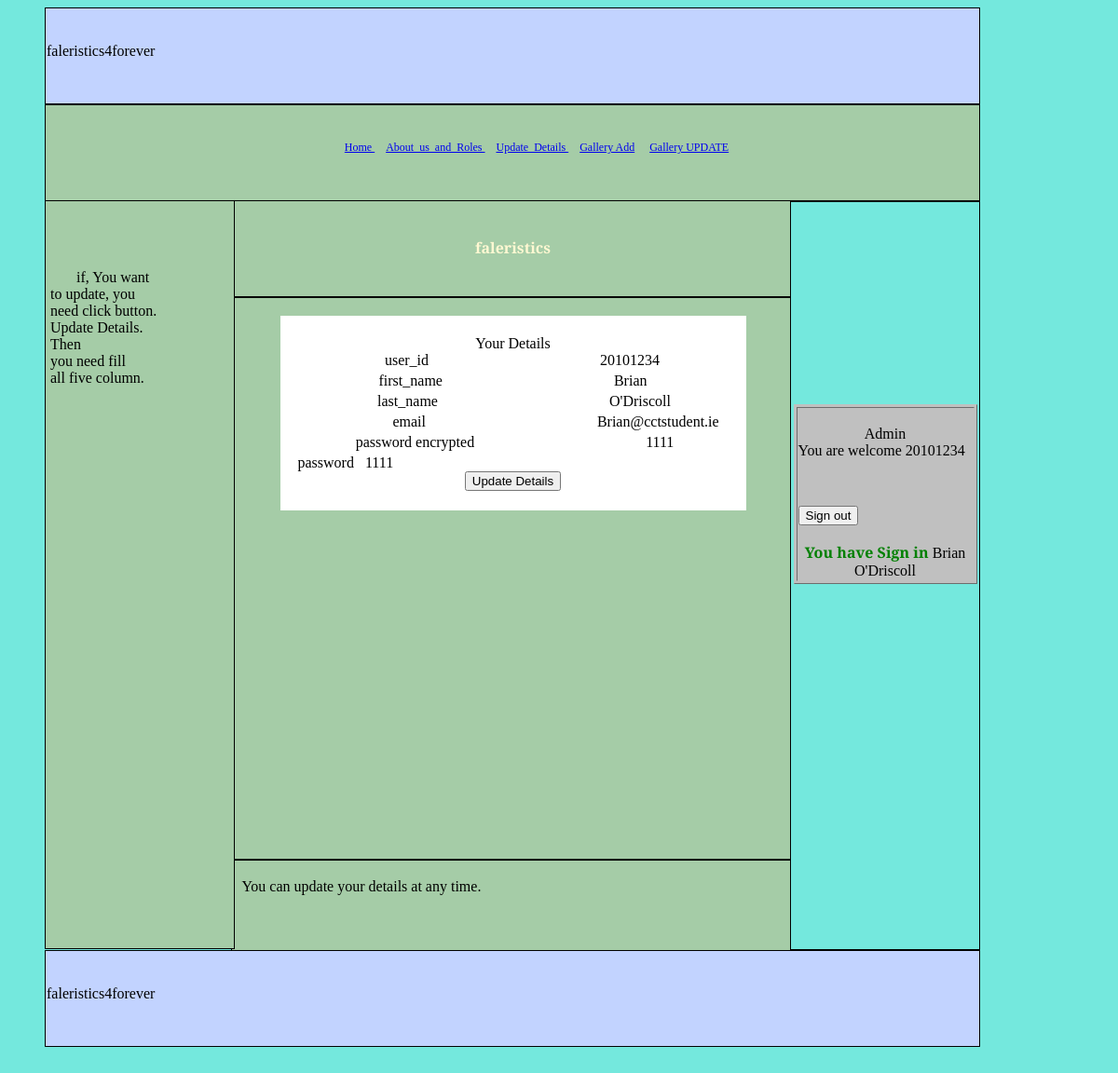
Page /Update_Details.php (signed in) on the committed database.
### tables this page shows
CREATE TABLE `Students` (
  `student_id` varchar(10) NOT NULL,
  `first_name` varchar(50) NOT NULL,
  `last_name` varchar(50) NOT NULL,
  `email` varchar(100) NOT NULL,
  `password` varchar(500) NOT NULL,
  `admin` tinyint(4) NOT NULL
);

### Update_Details.php (the view, shortened to what this page needs)
<!DOCTYPE html>
<html>
	<head>
    </head>
			<body bgcolor="#74E8DD">
						<div id="header" style="border-style: solid; border-width: 1px; padding-left: 1px; padding-right:
						1px; padding-top: 1px; padding-bottom: 1px"><br>
	&nbsp;&nbsp; <marquee> faleristics4forever </marquee><br>
						</div>
<div id="horizontal_menu" style="border-style: solid; border-width: 1px; padding-left: 1px; padding-right: 1px;
 padding-top: 1px; padding-bottom: 1px">
				<nav>
				<br>
				<div align="center">
					<ul>
						&nbsp;&nbsp; <li class="s"><a href="index.php"><font style="font-size:12px"> Home </font></a></li>
						&nbsp;&nbsp; <li class="s"><a href="About_us_and_Roles.php">
						<font style="font-size:12px"> About_us_and_Roles </font></a></li>
						<?php
					if(isset($_SESSION["lg"])  &&  $_SESSION["fg"]=="0"){
						echo '
					    &nbsp;&nbsp;  <li class="s"><a href="Update_Details.php">
						<font style="font-size:12px"> Update_Details </font></a></li>
						&nbsp;&nbsp;  <li class="s"><a href="Gallery.php">
						<font style="font-size:12px"> Gallery </font></a></li>
						';
						}
					else if(isset($_SESSION["lg"])  &&  $_SESSION["fg"]=="1"){
						echo '
					    &nbsp;&nbsp;  <li class="s"><a href="Update_Details.php">
						<font style="font-size:12px"> Update_Details </font></a></li>
						&nbsp;&nbsp;  <li class="s"><a href="Gallery.php">
                        <font style="font-size:12px"> Gallery Add</font></a></li>
						&nbsp;&nbsp;  <li class="s"><a href="Gallery2.php">
                        <font style="font-size:12px"> Gallery UPDATE </font></a></li>
						';
						}
                      else{
							echo '&nbsp;&nbsp;  <li class="s"><a href="Gallery.php">
						<font style="font-size:12px"> Gallery </font></a></li> ';
                        }
					?>
					</ul>
					</div>
	</nav>
			</div>
			<div id="side_bar_1" style="border-style: solid; border-width: 1px; padding-left: 1px;
			padding-right: 1px; padding-top: 1px; padding-bottom: 1px">
			<br><br><br><br>
			&nbsp;&nbsp; <font style="font-size: 12pt">
			&nbsp;&nbsp;&nbsp;&nbsp;&nbsp;if, You want <br>&nbsp;to update, you&nbsp;
			<br>&nbsp;need click button. <br>&nbsp;Update Details.&nbsp;
			<br>&nbsp;Then <br>
			&nbsp;you need fill <br>&nbsp;all five column. </font> <br>
			</div>
			<div id="Bofore_Content" style="border-style: solid; border-width: 1px; padding-left: 1px;
			padding-right: 1px; padding-top: 1px; padding-bottom: 1px">
							<p align="center"><b><font color ="#FFF8D2"><br> faleristics
				</font></b></p></div>
				<div id="section" style="border-style: solid; border-width: 1px; padding-left: 1px;
				padding-right: 1px; padding-top: 1px; padding-bottom: 1px">
				<br>
<table width="500" height="100" bgcolor="#FFFFFF" style="border-color: #C0C0C0" align="center">
<tr><td>
<form method="POST" action="Update_Details.php">
<?php
if(isset($_SESSION["lg"]) || isset($_SESSION["lj"]) || isset($_SESSION["fg"]))
{
	try{
		$dbConnection = new
PDO('mysql:dbname='.DB_DATABASE.';host='.DB_HOST.';charset=utf8', DB_USER, DB_PASSWORD);
		$dbConnection->setAttribute(PDO::ATTR_EMULATE_PREPARES, false);
		$dbConnection->setAttribute(PDO::ATTR_ERRMODE, PDO::ERRMODE_EXCEPTION);
	} catch (PDOException $e) {echo 'Connection failed: ' . $e->getMessage();}
$ddd=$_SESSION["lj"];
		{$sqlj = "SELECT * FROM Students WHERE student_id = '$ddd'";}
$items = $dbConnection->prepare("$sqlj");
$items->execute();
$rowg[0]="&nbsp;&nbsp;&nbsp;&nbsp;&nbsp;user_id";
$rowg[1]="first_name";
$rowg[2]="&nbsp;&nbsp;&nbsp;&nbsp;&nbsp;&nbsp;last_name";
$rowg[3]="&nbsp;&nbsp;&nbsp;&nbsp;&nbsp;&nbsp;&nbsp;&nbsp;&nbsp;&nbsp;&nbsp;&nbsp;&nbsp;&nbsp;
&nbsp;&nbsp;&nbsp;&nbsp;&nbsp;&nbsp;&nbsp;&nbsp;email";
$rowg[4]="&nbsp;password encrypted";
$rowg[5]="admin";
echo '<br>';
echo '<div align="center"><font color ="black" style="font-size: 12pt"> Your Details </div>';
foreach ($items as $row)
{
for($u=0; $u<5; $u++)
{
echo '<div align="center"><font color ="black" style="font-size: 12pt">' .$rowg[$u].
"&nbsp;&nbsp;&nbsp;&nbsp;&nbsp;&nbsp;&nbsp;&nbsp;&nbsp;&nbsp;&nbsp;&nbsp;&nbsp;&nbsp;
&nbsp;&nbsp;&nbsp;&nbsp;&nbsp;&nbsp;&nbsp;&nbsp;&nbsp;&nbsp;&nbsp;&nbsp;&nbsp;&nbsp;&nbsp;&nbsp;&nbsp;&nbsp;&nbsp;&nbsp;&nbsp;&nbsp;
&nbsp;&nbsp;&nbsp;&nbsp;&nbsp;&nbsp;&nbsp;&nbsp;"
 .$row[$u]."</font></div></td></tr><tr><td>";
}
}
echo "&nbsp;&nbsp;&nbsp;&nbsp;password &nbsp;&nbsp;".$_SESSION["lgr"];
echo '<br>';
if (!isset($_SESSION["lghj"]) || $_SESSION["lghj"]!="Update_Details"){
echo '<div align="center"><form method="POST" action="Update_Details.php">
<input type="submit" name="Update Details" value="Update Details"></input>
</form></div><br>';
}
}
?>
</td></tr>
</table>
			</div>
	   <div id="After_Content" style="border-style: solid; border-width: 1px; padding-left: 1px; padding-right: 1px;
	   padding-top: 1px; padding-bottom: 1px">
	   		<br>
			&nbsp;<font style="font-size: 12pt"> You can update your details at any time. </font>
	   </div>
        <div id="side_bar_2" style="border-style: solid; border-width: 1px; padding-left: 1px; padding-right: 1px;
		padding-top: 1px; padding-bottom: 1px">
		<br><br><br><br><br><br><br><br><br><br><br><br>
		<table width="197" height="150" border="1" bgcolor="#C0C0C0" style="border-color: #C0C0C0" align="center">
		<tr> <td>
		<br>
		<form method="POST" action="Update_Details.php">
<?php
if(isset($_SESSION["lg"]) && isset($_SESSION["lj"]))
{
echo '<div align="center">
<font color green style="font-size:12pt">';if($_SESSION["fg"]=="1"){echo "Admin <br>";}else{echo "USER <br>";}
echo "</font></div>";
echo "You are welcome ";
echo $_SESSION["lj"]. " <br> ";
}
?>
<p>&nbsp;</p>
</form>
<?php
if(isset($_SESSION["lg"]))
{
echo
'<form method="POST" action="index.php">
<input type="submit" name="Sign out" value="Sign out"></input>
</form>';
}
?>
<br>
<?php
function You_have_Sign_in(){
echo '<b><font color ="green"> You have Sign in </font></b>';
}
if(isset($_SESSION["lg"]))
{
 echo '<div align="center">';
 You_have_Sign_in();
 echo $_SESSION["lg"]. " <br> ";
}
		?>
</td></tr>
</table>
		</div>
						<div id="footer" style="border-style: solid; border-width: 1px; padding-left: 1px; padding-right:
						1px; padding-top: 1px; padding-bottom: 1px"><br>
	&nbsp;&nbsp; <marquee> faleristics4forever </marquee><br>
						</div>
			<br><br>
			</body>
</html>

### Update_Details.php (style rules this page uses)
#header { background-color : #C2D3FF;  border:1px solid red; width:1000px; height:100px; color:black;  text-align:center; margin-left: 40px; margin-right:40px; }
#horizontal_menu { background-color : #A5CCA7;  border:1px solid red; width:1000px; height:100px; color:black;  text-align:center; margin-left: 40px; margin-right:40px; }
#side_bar_1 { background-color : #A5CCA7;  border:1px solid red; width:200px; height:800px; color:black;  text-align:center; float:left; margin-top: -1px; margin-left: 40px; }
#Bofore_Content { background-color : #A5CCA7;  border:1px solid red; width:599px; height:100px; color:black;  text-align:center; margin-left: 240px; margin-top: -1px; float:center; }
li.s { display: inline; }
#section { background-color : #A5CCA7;  border:1px solid red; width:599px; height:600px; color:black;  float:center; margin-left: 240px; margin-right:139px; }
#side_bar_2 { background-color : #74E8DD;  border:1px solid red; width:200px; height:800px; color:black;  text-align:center float:right; margin-left: 840px; margin-top: -811px; margin-right:39px; }
#After_Content { background-color : #A5CCA7;  border:1px solid red; width:599px; height:100px; color:black;  text-align:center; margin-left: 240px; float:center; }
#footer { background-color : #C2D3FF;  border:1px solid red; width:1000px; height:100px; color:black;  text-align:center; margin-left: 40px; margin-right:40px; }
body { font-family: 'Alegreya SC'; }

### rows in the picture
students: u "user_id", student_id "20101234", u "first_name", first_name "Brian", u "last_name", last_name "O'Driscoll", u "email", email "Brian@cctstudent.ie", u "password encrypted", password "1111"

### other values in the picture
$_SESSION["lgr"] "1111"
$_SESSION["lj"] "20101234"
$_SESSION["lg"] "Brian O'Driscoll"
